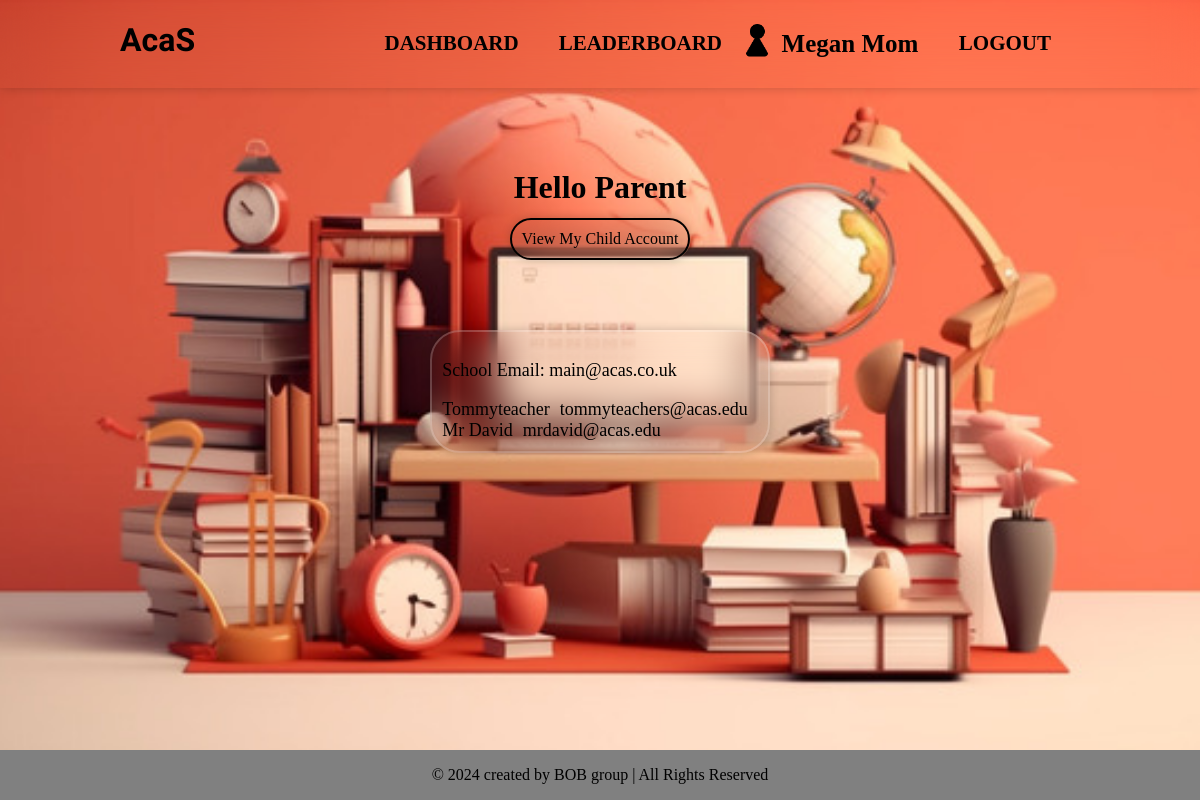
The page /parent/1 (signed in) on the database its author committed.
### tables this page shows
CREATE TABLE parents
(id INTEGER PRIMARY KEY, username TEXT, password TEXT,
studentid INTEGER NOT NULL);

CREATE TABLE teachers
(id INTEGER PRIMARY KEY, username TEXT, password TEXT, email varchar(255), resetpassword int);

### app.py (the view)
@app.route("/parent/<parentid>", methods=['GET'])
def parent(parentid):
    teacher = Teacher()
    if (ensureParent(parentid)):
        return render_template("parentDashboard.html",
                                title="Parent Dashboard",
                                studentid=ParentHasStudent.getStudent(parentid),
                                teacherEmails = teacher.get_emails())
    else:
        return "Unauthorized", 401

### app.py (called while the page is built)
def ensureParent(id = None):
    print(session.get("type"), session.get("userid"))
    if (id):
        return (session.get("type") == "parent") and (session.get("userid") == id)
    else:
        return (session.get("type") == "parent")

### controllers/parentHasStudent.py (called while the page is built)
    def getStudent(parentid):
        conn = sqlite3.connect("school.db")
        cursor = conn.cursor()
        cursor.execute("SELECT studentid FROM parents WHERE id = " + "'" + parentid + "'")
        res = cursor.fetchall()
        conn.close()
        return str(res[0][0])

### controllers/teacher.py (called while the page is built)
    def get_emails(self):
        conn = sqlite3.connect("school.db")
        cursor = conn.cursor()
        cursor.execute("SELECT username, email FROM teachers")
        emails = []
        result = cursor.fetchall()
        for row in result:
            email = []
            email.append({
                "name": row[0],
                "email": row[1]
            })
            emails.append(email)
        return emails
        conn.commit()
        conn.close()

### templates/parentDashboard.html (shortened to what this page needs)
{% with title=title %}
    {% include "components/header.html" %}
{% endwith %}
<div style="margin-top: 60px; display: flex; flex-direction: column; align-items: center; justify-content: center;">
    <h1>Hello Parent</h1>
    <a
    style="margin-top: -10px; background-color: transparent; border-radius: 5px; padding: 10px; backdrop-filter: blur(20px); box-shadow: 0 0 10px rgba(0, 0, 0, .2); border: 2px solid black;border-radius: 40px; color: black; text-decoration: none; "
    href="/student/{{studentid}}">View My Child Account</a>
    <div style="margin-top: 70px; background-color: transparent; border-radius: 5px; padding: 10px; backdrop-filter: blur(20px); box-shadow: 0 0 10px rgba(0, 0, 0, .2); border: 2px solid rgba(255, 255, 255, .2);border-radius: 30px; font-size: large">
       <p>
        School Email: main@acas.co.uk
       </p>
       {% for i in range(teacherEmails|length) %}
       <div style="display: flex;">
            <p style="margin: 0 10px 0 0;">{{ teacherEmails[i][0]["name"] }}</p>
            <p  style="margin: 0 10px 0 0;">{{ teacherEmails[i][0]["email"] }}</p>
       </div>
       {% endfor %}
    </div>
</div>
{% include "components/footer.html" %}

### templates/components/header.html (shortened to what this page needs)
<!DOCTYPE html>
<html lang="en">
<head>
    <link rel= "stylesheet" type= "text/css" href= "{{ url_for('static',filename='styles/style.css') }}">
    <link href='https://unpkg.com/boxicons@2.1.4/css/boxicons.min.css' rel='stylesheet'>
</head>
<body>
 {% if nobar != 'true' %}
 <header>
    <div class="container">
        <logo><h1>AcaS</h1></logo>
        <nav>
            <ul>
                <li>
                    {% if session['type'] == 'student' %}
                        <a {{ "class=active" if active == 'dashboard' else "" }} href="{{ '/student/' + session['userid'] }}"><h1>Dashboard</h1></a>
                    {% elif session['type'] == 'teacher' %}
                        <a {{ "class=active" if active == 'dashboard' else "" }} href="{{ '/teacher/' + session['userid'] }}"><h1>Dashboard</h1></a>
                    {% else %}
                        <a {{ "class=active" if active == 'dashboard' else "" }} href="{{ '/parent/' + session['userid'] }}"><h1>Dashboard</h1></a>
                    {% endif %}
                </li>
                <li><a  {{ "class=active" if active == 'leaderboard' else "" }} href="/leaderboard"><h1>Leaderboard</h1></a></li>
                <li class="username">
                    <img src="{{ url_for('static',filename='images/profile.png') }}" alt="">
                    <span>{{ session['username'] }}</span>
                </li>
                <li>
                    <a href="/logout"><h1>Logout</h1></a>
                </li>
            </ul>
        </nav>
    </div>
</header>
 {% endif %}

### static/styles/style.css (style rules this page uses)
body { margin: 0; }
header { backdrop-filter: blur(20px); box-shadow: 0 0 10px rgba(0, 0, 0, .2); }
header::after { content: ''; display: table; clear: both; }
.container { width: 80%; margin: 0 auto; }
logo { float: left; padding: 0 0; font-family: "Felipa", serif; font-weight: 400; font-style: normal; }
nav { float: right; }
nav ul { display: flex; margin: 4px; padding: 5px; list-style: none; }
nav a { margin: 0 20px; text-transform: uppercase; font-size: 14px; display: block; color: black; text-align: center; padding: 5px 0px; text-decoration: none; transition: box-shadow 0.3s; border-radius: 10px; }
nav .username img { width: 15%; }
nav .username { font-weight: bold; font-size: 25px; display: inline-flex; align-items: center; }
nav .username span { margin: 0 0 0 10px; }
body { background-color: white; }
body { background: url('../images/photo3.jpg') no-repeat; height: 100vh; background-position: center; background-size: cover; }

### rows shown on the page
parents: username "Megan Mom"
teachers: username "Tommyteacher", email "tommyteachers@acas.edu"
teachers: username "Mr David", email "mrdavid@acas.edu"
